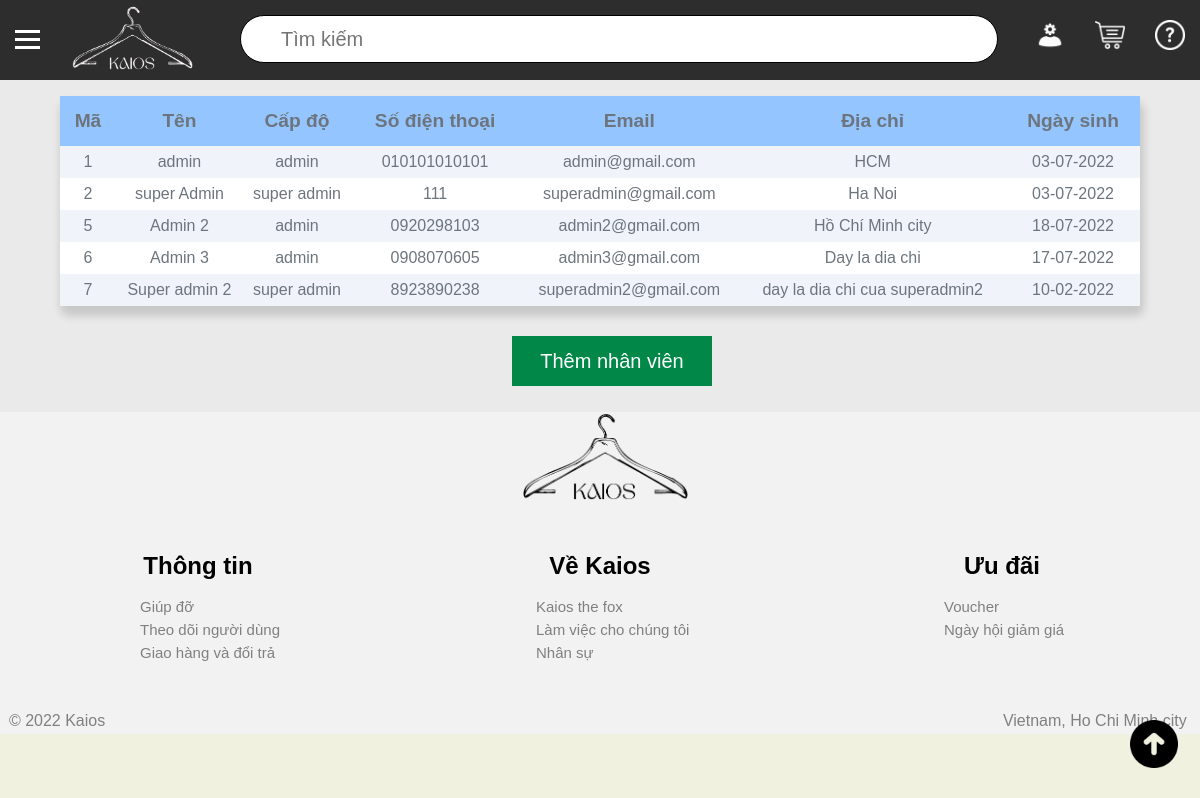
The page /admin/employees/index.php (signed in) on the database its author committed.
### tables this page shows
CREATE TABLE `nhan_vien` (
  `ma` int(11) NOT NULL,
  `anh_dai_dien` varchar(200) NOT NULL DEFAULT 'default.png',
  `ten` varchar(50) NOT NULL,
  `so_dien_thoai` varchar(20) NOT NULL,
  `dia_chi` text NOT NULL,
  `ngay_sinh` date NOT NULL,
  `email` text NOT NULL,
  `mat_khau` varchar(200) NOT NULL,
  `cap_do` bit(1) NOT NULL
);

### partial/process_pagination.php (called while the page is built, shortened)
<?php
    $currentPage = 1;
    if (isset($_GET['query'])) {
        $search = addslashes($_GET['query']);
    }else $search = "";
    $query = "select count(*) from san_pham";
    $order = "";
    $order_0 = "";
    if(isset($_GET['sort'])) {
        $sort = $_GET['sort'];
        if ($sort == 0) {
            $order_0 = "order by so_luot_truy_cap desc";
        }else {
            $order = "and the_loai.ma = '$sort'";
        }
         $query .= " right join the_loai_chi_tiet
                    on the_loai_chi_tiet.ma_san_pham =    san_pham.ma
                    right join the_loai on the_loai.ma = the_loai_chi_tiet.ma_the_loai
                    where (san_pham.ten like '%$search%' or mo_ta like '%$search%')
                    $order $order_0";
    }else {
        $order_0 = "order by san_pham.ma desc";
    }
    $offset = $products_per_page*($currentPage-1);
    $url = $_SERVER['REQUEST_URI'];
    $contains = strpos($url,"admin");
    if ($contains) {
        $sql =  "select
                san_pham.ma as ma,
                san_pham.ten as ten,
                san_pham.anh as anh,
                san_pham.gia as gia,
                nha_san_xuat.ten as ten_nha_san_xuat
            from san_pham
            left join nha_san_xuat
            on nha_san_xuat.ma = san_pham.ma_nha_san_xuat
            where (san_pham.ten like '%$search%' or mo_ta like '%$search%')
            $order
            group by san_pham.ma
            $order_0
            limit $offset,$products_per_page";
    }
    $return = mysqli_query($connect,$sql);

### admin/employees/index.php (the view, shortened to what this page needs)
<!DOCTYPE html>
<html>
<head>
	<link rel="stylesheet" type="text/css" href="../../styles.css">
</head>
<body>
    <?php
    require '../../database/connect.php';
    $products_per_page = 15;
    require '../../partial/process_pagination.php';
    $num_rows = $return->num_rows;
    $sql = "select * from nhan_vien";
    $return = mysqli_query($connect,$sql);
    ?>
	<div id="main_div">
		<?php include '../../partial/header.php'; ?>
	 	<div id="middle_div" style="z-index: 9999">
			<div id="content">
                <p>
                    <table id="main_table">
                        <tr style="background-color: #95c5ff;">
                            <th>
                                Mã
                            </th>
                            <th>
                                Tên
                            </th>
                            <th>
                                Cấp độ
                            </th>
                            <th>
                                Số điện thoại
                            </th>
                            <th>
                                Email
                            </th>
                            <th>
                                Địa chỉ
                            </th>
                            <th>
                                Ngày sinh
                            </th>
                        </tr>
                            <?php foreach($return as $each) { ?>
                                <?php
                                if ($num_rows % 2 == 0) $row_color = "#f1f3fa";
                                else if ($num_rows % 2 == 1) $row_color = "#ffffff";
                                $num_rows--;
                                ?>
                            <tr name="each_row" style="background-color: <?php echo $row_color ?>;">
                                <td>
                                    <?php echo $each['ma']; ?>
                                </td>
                                <td>
                                    <?php echo $each['ten'] ?>
                                </td>
                                <td>
                                   <?php switch ($each['cap_do']) {
                                       case 0:
                                            echo "admin";
                                            break;
                                       case 1:
                                            echo "super admin";
                                            break;
                                   } ?>
                                </td>
                                <td>
                                    <?php echo $each['so_dien_thoai'] ?>
                                </td>
                                <td>
                                    <?php echo $each['email'] ?>
                                </td>
                                <td>
                                    <?php echo $each['dia_chi'] ?>
                                </td>
                                <td>
                                    <?php echo date('d-m-Y',strtotime($each['ngay_sinh'])) ?>
                                </td>
                            </tr>
                            <?php } ?>
                    </table>
                    <div id="alert">
                        <button name="buy_now" onclick="location.href='./form_insert_employee.php'">
                            Thêm nhân viên
                        </button>
                    </div>
                </p>
            </div>
		</div>
		<?php include '../../partial/footer.php';?>
	</div>
</body>
</html>

### styles.css (style rules this page uses)
html { height: 100%; }
body { margin:0; padding:0; font-family: sans-serif; background-color: #f1f1df; }
#main_div { width: 100%; height: auto; background-color: #eaeaea; position: relative; }
#middle_div { height: 83%; width: 100%; background-color: #eaeaea; float: left; }
#main_table { border-collapse: collapse; width: 90%; padding-top: 10px; margin-left: auto; margin-right: auto; text-align: center; background-color: #f1f3fa; border-radius: 7px; color: #6c757d; box-shadow: 2px 8px 8px 2px rgba(0,0,0,0.15); }
th { color: #6c757d; font-size: larger; padding: 10px; }
tr[name=each_row] { cursor: pointer; }
button[name="buy_now"] { border: 0; width: 140px; height: 50px; margin-left: 2%; background-color: #018849; font-size: 20px; color: white; cursor: pointer; }

### admin/employees/index.php (style rules this page uses)
tr { line-height: 30px; cursor: default!important; }
#alert { display: flex; justify-content: center; }
button[name='buy_now'] { margin-top: 30px; margin-bottom: 10px; width: 200px; }

### rows shown on the page
nhan_vien: ma "1", ten "admin", cap_do "admin", so_dien_thoai "010101010101", email "admin@gmail.com", dia_chi "HCM", ngay_sinh "03-07-2022"
nhan_vien: ma "2", ten "super Admin", cap_do "super admin", so_dien_thoai "111", email "superadmin@gmail.com", dia_chi "Ha Noi", ngay_sinh "03-07-2022"
nhan_vien: ma "5", ten "Admin 2", cap_do "admin", so_dien_thoai "0920298103", email "admin2@gmail.com", dia_chi "Hồ Chí Minh city", ngay_sinh "18-07-2022"
nhan_vien: ma "6", ten "Admin 3", cap_do "admin", so_dien_thoai "0908070605", email "admin3@gmail.com", dia_chi "Day la dia chi", ngay_sinh "17-07-2022"
nhan_vien: ma "7", ten "Super admin 2", cap_do "super admin", so_dien_thoai "8923890238", email "superadmin2@gmail.com", dia_chi "day la dia chi cua superadmin2", ngay_sinh "10-02-2022"
